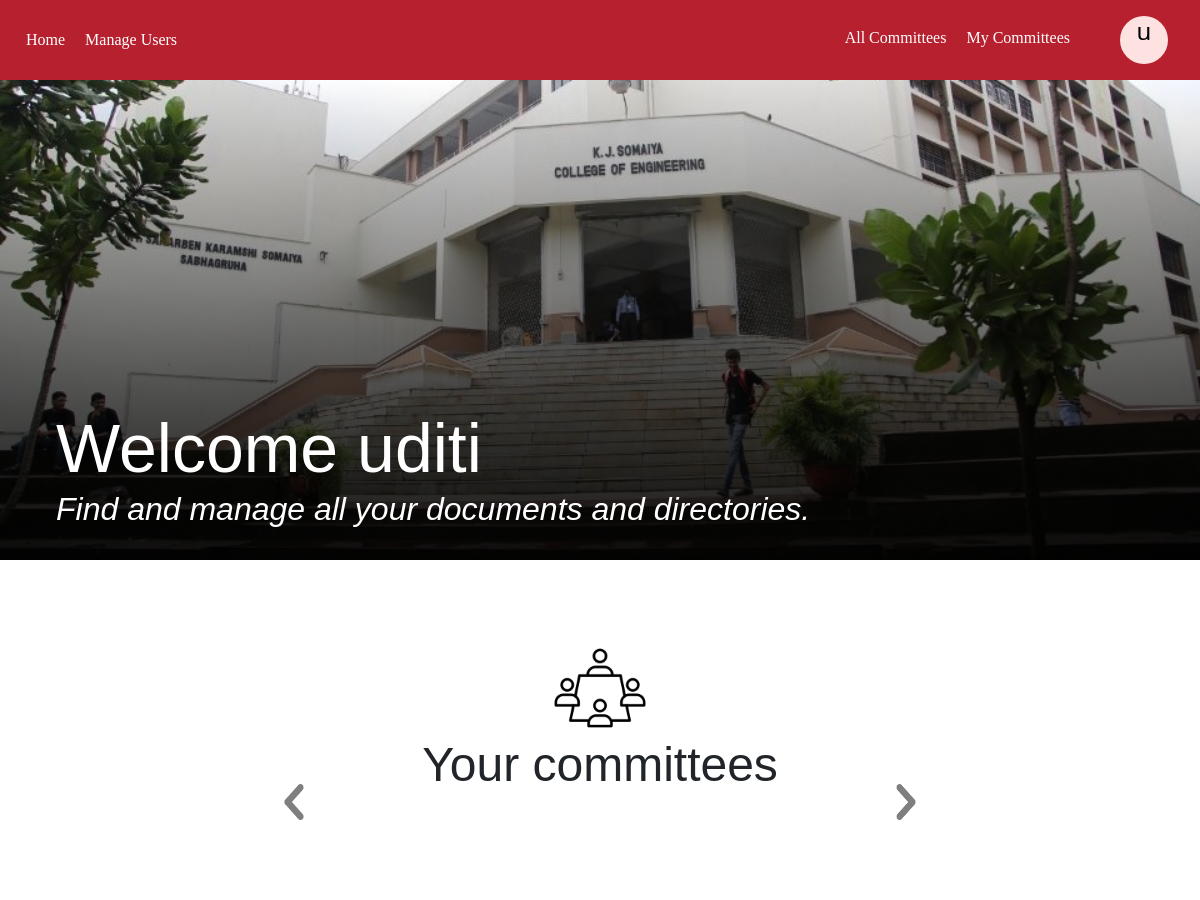
Before: /home/ (signed in, upper part) with the older database file.
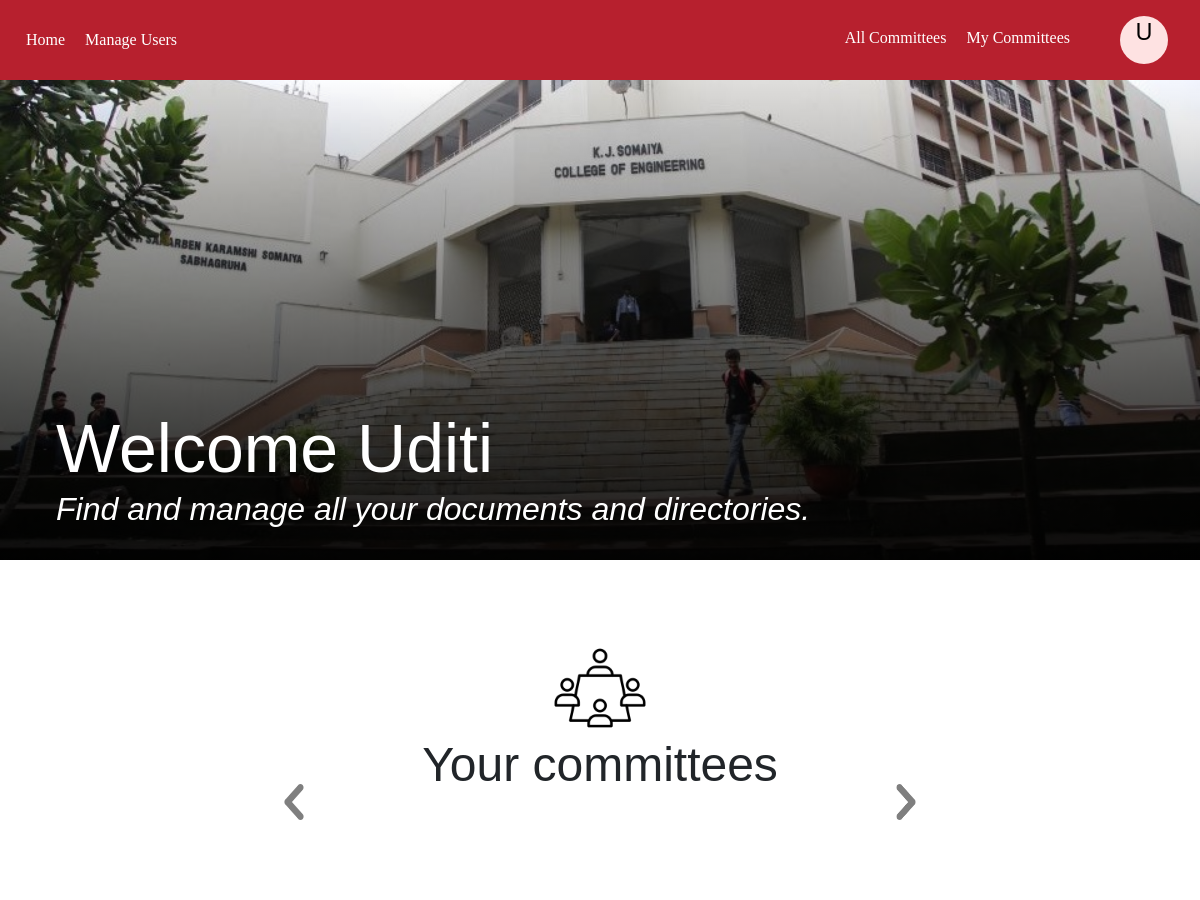
After: the same page with the newer database file.
### base/models.py (models this page shows)
class User(AbstractUser):
    avatar = models.ImageField(null = True, upload_to = "images/", blank = True)
    honorific = models.CharField(max_length = 200, null = True, blank = True)
    pname = models.CharField(max_length = 200, null = True)
    email = models.EmailField(unique = True, null = True)
    position = models.CharField(max_length = 200, null = True)
    number = models.BigIntegerField(null = True)
    department = models.ForeignKey(Department,on_delete=models.SET_NULL,null=True)
    is_verified = models.BooleanField(default = False)
    auth_token = models.CharField(max_length = 200)
    password_token = models.CharField(max_length = 200)
    USERNAME_FIELD = 'email'
    REQUIRED_FIELDS = ['pname', 'username']

### base/views.py (the view)
# urls.py: path('home/',views.home, name = 'home'),
@login_required(login_url = 'login')
def home(request):
    if request.user.is_authenticated :
        user = request.user
        committee_list = list(
            Committees.objects.exclude(
                ~Q(convener = user) & ~Q(members = user) & ~Q(staff = user)
            )
        )
        context = {
            'committee_list': committee_list,
        }
        return render(request, "base/home.html", context)
    else:
        return redirect('login')

### base/templates/base/home.html (shortened to what this page needs)
{% extends 'main.html' %}
{% load static %}
{% block content %}
<head>
    <link rel="stylesheet" href="https://cdnjs.cloudflare.com/ajax/libs/twitter-bootstrap/5.3.0/css/bootstrap.min.css">
    <link href="{% static 'home.css' %}" rel="stylesheet">
</head>
<body>
<div class = "content">
    <div class = "top_image_home">
        <div class = "top_image_home_text">
            <h1>Welcome {{user.pname}}</h1>
            <h3>Find and manage all your documents and directories.</h3>
        </div>
    </div>
<div class="center-container">
    <img src = "../media/images/committee.png" class = "committee_png">
</div>
<h1 class = "your_committees">Your committees</h1>
    <div id = "carouselExampleIndicators" class = "carousel slide">
        <button class = "carousel-control-prev" type = "button" data-bs-target = "#carouselExampleIndicators" data-bs-slide = "prev">
            <img src="../media/images/prev.png" alt="Next">
          </button>
          <button class="carousel-control-next" type="button" data-bs-target="#carouselExampleIndicators" data-bs-slide="next">
            <img src="../media/images/next.png" alt="Next">
        </button>
    </div>
</div>
</body>
{% endblock content %}

### template/navbar.html (shortened to what this page needs)
{% block content %}
        <div class = "navbar">
            <div class = "left">
                <a href = "{% url 'home' %}" class = "navlinks">Home</a>
                {% if request.user.is_superuser %}
                    <a href = "{% url 'users_allowed' %}" class = "navlinks">Manage Users</a>
                {% endif %}
            </div>
            <div class = "right">
            {% if request.user.is_authenticated %}
                    <a href = "{% url 'committees_list' %}" class = "navlinks">All Committees</a>
                    <a href="{% url 'file-start' %}" class="navlinks">My Committees</a>
                    <div class="dropdown-main">
                        {% if request.user.avatar %}
                            <img src="{{ request.user.avatar.url }}" class="profile-avatar" alt="User Avatar">
                        {% else %}
                            <div class="profile-circle"><p>{{ request.user.pname|slice:":1" }}</p></div>
                        {% endif %}
                    </div>
            {% else %}
                <a href="{% url 'login' %}" class="navlinks">Login</a>
            {% endif %}
            </div>
        </div>
{% endblock content %}

Changed rows visible on the page:
changed User: user.pname "u" → "U"; pname "uditi" → "Uditi"
